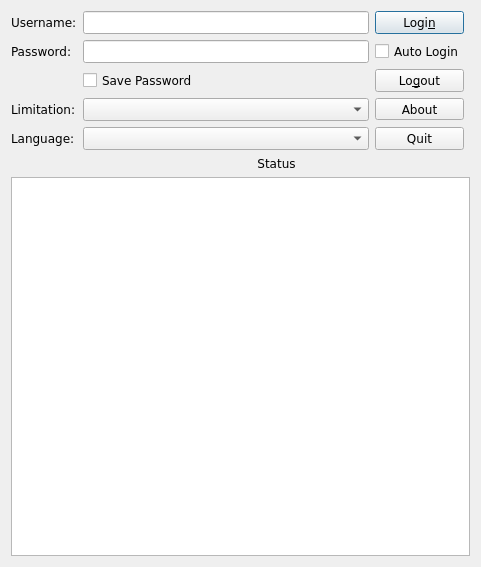
<?xml version="1.0" encoding="UTF-8"?>
<ui version="4.0">
 <class>DlgMain</class>
 <widget class="QDialog" name="DlgMain">
  <property name="geometry">
   <rect>
    <x>0</x>
    <y>0</y>
    <width>481</width>
    <height>567</height>
   </rect>
  </property>
  <property name="sizePolicy">
   <sizepolicy hsizetype="Preferred" vsizetype="Preferred">
    <horstretch>0</horstretch>
    <verstretch>0</verstretch>
   </sizepolicy>
  </property>
  <property name="font">
   <font>
    <family>Bitstream Vera Sans</family>
   </font>
  </property>
  <property name="windowTitle">
   <string>qtunet</string>
  </property>
  <property name="windowIcon">
   <iconset resource="icons.qrc">
    <normaloff>:/DlgMain/images/image0.png</normaloff>:/DlgMain/images/image0.png</iconset>
  </property>
  <property name="autoFillBackground">
   <bool>false</bool>
  </property>
  <layout class="QGridLayout" name="gridLayout_2">
   <item row="0" column="0" rowspan="2" colspan="7">
    <layout class="QVBoxLayout" name="vertLayout">
     <property name="sizeConstraint">
      <enum>QLayout::SetMaximumSize</enum>
     </property>
     <item>
      <layout class="QGridLayout" name="MainGrid">
       <item row="3" column="1">
        <widget class="QLineEdit" name="txtPassword">
         <property name="frame">
          <bool>true</bool>
         </property>
         <property name="echoMode">
          <enum>QLineEdit::Password</enum>
         </property>
        </widget>
       </item>
       <item row="3" column="0">
        <widget class="QLabel" name="textLabel2">
         <property name="text">
          <string>Password:</string>
         </property>
         <property name="wordWrap">
          <bool>false</bool>
         </property>
        </widget>
       </item>
       <item row="1" column="0">
        <widget class="QLabel" name="textLabel1">
         <property name="text">
          <string>Username:</string>
         </property>
         <property name="wordWrap">
          <bool>false</bool>
         </property>
        </widget>
       </item>
       <item row="1" column="1">
        <widget class="QLineEdit" name="txtUsername">
         <property name="frame">
          <bool>true</bool>
         </property>
        </widget>
       </item>
       <item row="7" column="1" colspan="3">
        <widget class="QLabel" name="lblStatus">
         <property name="text">
          <string>Status</string>
         </property>
         <property name="alignment">
          <set>Qt::AlignCenter</set>
         </property>
         <property name="wordWrap">
          <bool>false</bool>
         </property>
        </widget>
       </item>
       <item row="7" column="0">
        <widget class="QLabel" name="imgStatus">
         <property name="enabled">
          <bool>true</bool>
         </property>
         <property name="sizePolicy">
          <sizepolicy hsizetype="Fixed" vsizetype="Fixed">
           <horstretch>0</horstretch>
           <verstretch>0</verstretch>
          </sizepolicy>
         </property>
         <property name="pixmap">
          <pixmap resource="icons.qrc">:/DlgMain/images/image1.png</pixmap>
         </property>
         <property name="scaledContents">
          <bool>true</bool>
         </property>
         <property name="wordWrap">
          <bool>false</bool>
         </property>
        </widget>
       </item>
       <item row="6" column="0">
        <widget class="QLabel" name="label">
         <property name="text">
          <string>Language:</string>
         </property>
        </widget>
       </item>
       <item row="5" column="0">
        <widget class="QLabel" name="textLabel3">
         <property name="text">
          <string>Limitation:</string>
         </property>
         <property name="wordWrap">
          <bool>false</bool>
         </property>
        </widget>
       </item>
       <item row="6" column="1">
        <widget class="QComboBox" name="cmbLanguage"/>
       </item>
       <item row="5" column="1">
        <widget class="QComboBox" name="cmbLimitation">
         <property name="sizePolicy">
          <sizepolicy hsizetype="Expanding" vsizetype="Fixed">
           <horstretch>0</horstretch>
           <verstretch>0</verstretch>
          </sizepolicy>
         </property>
        </widget>
       </item>
       <item row="4" column="1">
        <widget class="QCheckBox" name="chkSavePassword">
         <property name="text">
          <string>Save Password</string>
         </property>
        </widget>
       </item>
       <item row="1" column="2">
        <widget class="QPushButton" name="cmdLogin">
         <property name="sizePolicy">
          <sizepolicy hsizetype="Minimum" vsizetype="Fixed">
           <horstretch>0</horstretch>
           <verstretch>0</verstretch>
          </sizepolicy>
         </property>
         <property name="text">
          <string>Logi&amp;n</string>
         </property>
        </widget>
       </item>
       <item row="6" column="2">
        <widget class="QPushButton" name="cmdQuit">
         <property name="sizePolicy">
          <sizepolicy hsizetype="Minimum" vsizetype="Fixed">
           <horstretch>0</horstretch>
           <verstretch>0</verstretch>
          </sizepolicy>
         </property>
         <property name="text">
          <string>Quit</string>
         </property>
        </widget>
       </item>
       <item row="3" column="2">
        <widget class="QCheckBox" name="chkAutoLogin">
         <property name="text">
          <string>Auto Login</string>
         </property>
        </widget>
       </item>
       <item row="4" column="2">
        <widget class="QPushButton" name="cmdLogout">
         <property name="sizePolicy">
          <sizepolicy hsizetype="Minimum" vsizetype="Fixed">
           <horstretch>0</horstretch>
           <verstretch>0</verstretch>
          </sizepolicy>
         </property>
         <property name="text">
          <string>Lo&amp;gout</string>
         </property>
        </widget>
       </item>
       <item row="5" column="2">
        <widget class="QToolButton" name="cmdAbout">
         <property name="sizePolicy">
          <sizepolicy hsizetype="Minimum" vsizetype="Fixed">
           <horstretch>0</horstretch>
           <verstretch>0</verstretch>
          </sizepolicy>
         </property>
         <property name="text">
          <string>About</string>
         </property>
        </widget>
       </item>
      </layout>
     </item>
     <item>
      <widget class="QTextEdit" name="txtLog">
       <property name="sizePolicy">
        <sizepolicy hsizetype="Expanding" vsizetype="Expanding">
         <horstretch>1</horstretch>
         <verstretch>1</verstretch>
        </sizepolicy>
       </property>
       <property name="sizeIncrement">
        <size>
         <width>10</width>
         <height>10</height>
        </size>
       </property>
      </widget>
     </item>
    </layout>
   </item>
   <item row="1" column="2">
    <widget class="QLabel" name="imgStatus_Domestic">
     <property name="enabled">
      <bool>true</bool>
     </property>
     <property name="pixmap">
      <pixmap resource="icons.qrc">:/DlgMain/images/image2.png</pixmap>
     </property>
     <property name="scaledContents">
      <bool>true</bool>
     </property>
     <property name="wordWrap">
      <bool>false</bool>
     </property>
    </widget>
   </item>
   <item row="1" column="4">
    <widget class="QLabel" name="imgStatus_None">
     <property name="enabled">
      <bool>true</bool>
     </property>
     <property name="pixmap">
      <pixmap resource="icons.qrc">:/DlgMain/images/image1.png</pixmap>
     </property>
     <property name="scaledContents">
      <bool>true</bool>
     </property>
     <property name="wordWrap">
      <bool>false</bool>
     </property>
    </widget>
   </item>
   <item row="1" column="1">
    <widget class="QLabel" name="imgStatus_Busy">
     <property name="enabled">
      <bool>true</bool>
     </property>
     <property name="pixmap">
      <pixmap resource="icons.qrc">:/DlgMain/images/image3.png</pixmap>
     </property>
     <property name="scaledContents">
      <bool>true</bool>
     </property>
     <property name="wordWrap">
      <bool>false</bool>
     </property>
    </widget>
   </item>
   <item row="1" column="3">
    <widget class="QLabel" name="imgStatus_NoLimit">
     <property name="enabled">
      <bool>true</bool>
     </property>
     <property name="pixmap">
      <pixmap resource="icons.qrc">:/DlgMain/images/image4.png</pixmap>
     </property>
     <property name="scaledContents">
      <bool>true</bool>
     </property>
     <property name="wordWrap">
      <bool>false</bool>
     </property>
    </widget>
   </item>
   <item row="1" column="5">
    <widget class="QLabel" name="imgStatus_Campus">
     <property name="enabled">
      <bool>true</bool>
     </property>
     <property name="pixmap">
      <pixmap resource="icons.qrc">:/DlgMain/images/image5.png</pixmap>
     </property>
     <property name="scaledContents">
      <bool>true</bool>
     </property>
     <property name="wordWrap">
      <bool>false</bool>
     </property>
    </widget>
   </item>
   <item row="1" column="6">
    <widget class="QLabel" name="imgStatus_Dot1x">
     <property name="enabled">
      <bool>true</bool>
     </property>
     <property name="pixmap">
      <pixmap resource="icons.qrc">:/DlgMain/images/image6.png</pixmap>
     </property>
     <property name="scaledContents">
      <bool>true</bool>
     </property>
     <property name="wordWrap">
      <bool>false</bool>
     </property>
    </widget>
   </item>
  </layout>
 </widget>
 <layoutdefault spacing="6" margin="11"/>
 <tabstops>
  <tabstop>txtUsername</tabstop>
  <tabstop>txtPassword</tabstop>
  <tabstop>txtLog</tabstop>
 </tabstops>
 <resources>
  <include location="icons.qrc"/>
 </resources>
 <connections>
  <connection>
   <sender>cmdLogout</sender>
   <signal>clicked()</signal>
   <receiver>DlgMain</receiver>
   <slot>cmdLogout_clicked()</slot>
   <hints>
    <hint type="sourcelabel">
     <x>20</x>
     <y>20</y>
    </hint>
    <hint type="destinationlabel">
     <x>20</x>
     <y>20</y>
    </hint>
   </hints>
  </connection>
  <connection>
   <sender>cmdQuit</sender>
   <signal>clicked()</signal>
   <receiver>DlgMain</receiver>
   <slot>cmdQuit_clicked()</slot>
   <hints>
    <hint type="sourcelabel">
     <x>20</x>
     <y>20</y>
    </hint>
    <hint type="destinationlabel">
     <x>20</x>
     <y>20</y>
    </hint>
   </hints>
  </connection>
  <connection>
   <sender>txtPassword</sender>
   <signal>textChanged(QString)</signal>
   <receiver>DlgMain</receiver>
   <slot>txtPassword_textChanged(QString)</slot>
   <hints>
    <hint type="sourcelabel">
     <x>20</x>
     <y>20</y>
    </hint>
    <hint type="destinationlabel">
     <x>20</x>
     <y>20</y>
    </hint>
   </hints>
  </connection>
  <connection>
   <sender>txtPassword</sender>
   <signal>returnPressed()</signal>
   <receiver>DlgMain</receiver>
   <slot>txtPassword_returnPressed()</slot>
   <hints>
    <hint type="sourcelabel">
     <x>20</x>
     <y>20</y>
    </hint>
    <hint type="destinationlabel">
     <x>20</x>
     <y>20</y>
    </hint>
   </hints>
  </connection>
  <connection>
   <sender>cmdAbout</sender>
   <signal>clicked()</signal>
   <receiver>DlgMain</receiver>
   <slot>cmdAbout_clicked()</slot>
   <hints>
    <hint type="sourcelabel">
     <x>20</x>
     <y>20</y>
    </hint>
    <hint type="destinationlabel">
     <x>20</x>
     <y>20</y>
    </hint>
   </hints>
  </connection>
  <connection>
   <sender>cmdLogin</sender>
   <signal>clicked()</signal>
   <receiver>DlgMain</receiver>
   <slot>cmdLogin_clicked()</slot>
   <hints>
    <hint type="sourcelabel">
     <x>259</x>
     <y>22</y>
    </hint>
    <hint type="destinationlabel">
     <x>200</x>
     <y>184</y>
    </hint>
   </hints>
  </connection>
 </connections>
 <slots>
  <slot>cmdLogin_clicked()</slot>
 </slots>
</ui>
